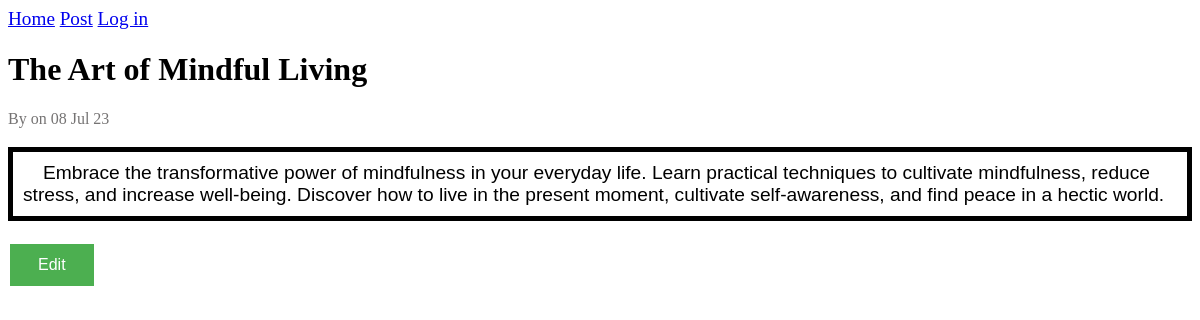
Screenshot of /posts/5/ with the database file from the repository.
### blogs/models.py (models this page shows, shortened)
class BlogPost(models.Model):
    title = models.CharField(max_length=50)
    text = models.TextField()
    date_added = models.DateTimeField(auto_now_add=True)

### blogs/views.py (the view)
# urls.py: path(r'posts/<int:post_id>/',views.post,name='post'),
def post(request,post_id):
    post = BlogPost.objects.get(id=post_id)
    context = {'post': post}
    return render(request, 'blogs/post.html', context)

### blogs/templates/blogs/post.html (shortened to what this page needs)
{% extends 'blogs/base.html' %}
{% block content%}
<!DOCTYPE html>
<html lang="en">
<head>
</head>
<body>
    <h1>{{post.title}}</h1>
    <span class="post--date">By on {{post.date_added|date:"d M y"}}</span>
    <p class="post--text" >
        {{post.text}}
    </p>
        <a href="{% url 'blogs:edit_post' post.id %}">
            <button  class="edit--post--btn">Edit</button>
        </a>
</body>
</html>
{% endblock content %}

### blogs/templates/blogs/post.html (style rules this page uses)
.post--text { font-family:'Gill Sans', 'Gill Sans MT', Calibri, 'Trebuchet MS', sans-serif; color: #000; text-decoration: none; font-size:larger; text-indent: 20px; }
.edit--post--btn { background-color: #4CAF50; border: none; color: white; padding: 12px 28px; text-align: center; text-decoration: none; display: inline-block; font-size: 16px; margin: 4px 2px; cursor: pointer; }
.post--text { border: 5px solid black; padding: 10px; background-repeat: no-repeat; }
.post--date { font-family: 'Times New Roman', Times, serif; color: #757373; font-size: medium; }

### rows the page displays
BlogPost: title "The Art of Mindful Living", date_added "08 Jul 23", text "Embrace the transformative power of mindfulness in your everyday life. Learn practical techniques to cultivate mindfulness, reduce stress, and increase well-being. Discover how to live in the present moment, cultivate self-awareness, and find peace in a hectic world."
